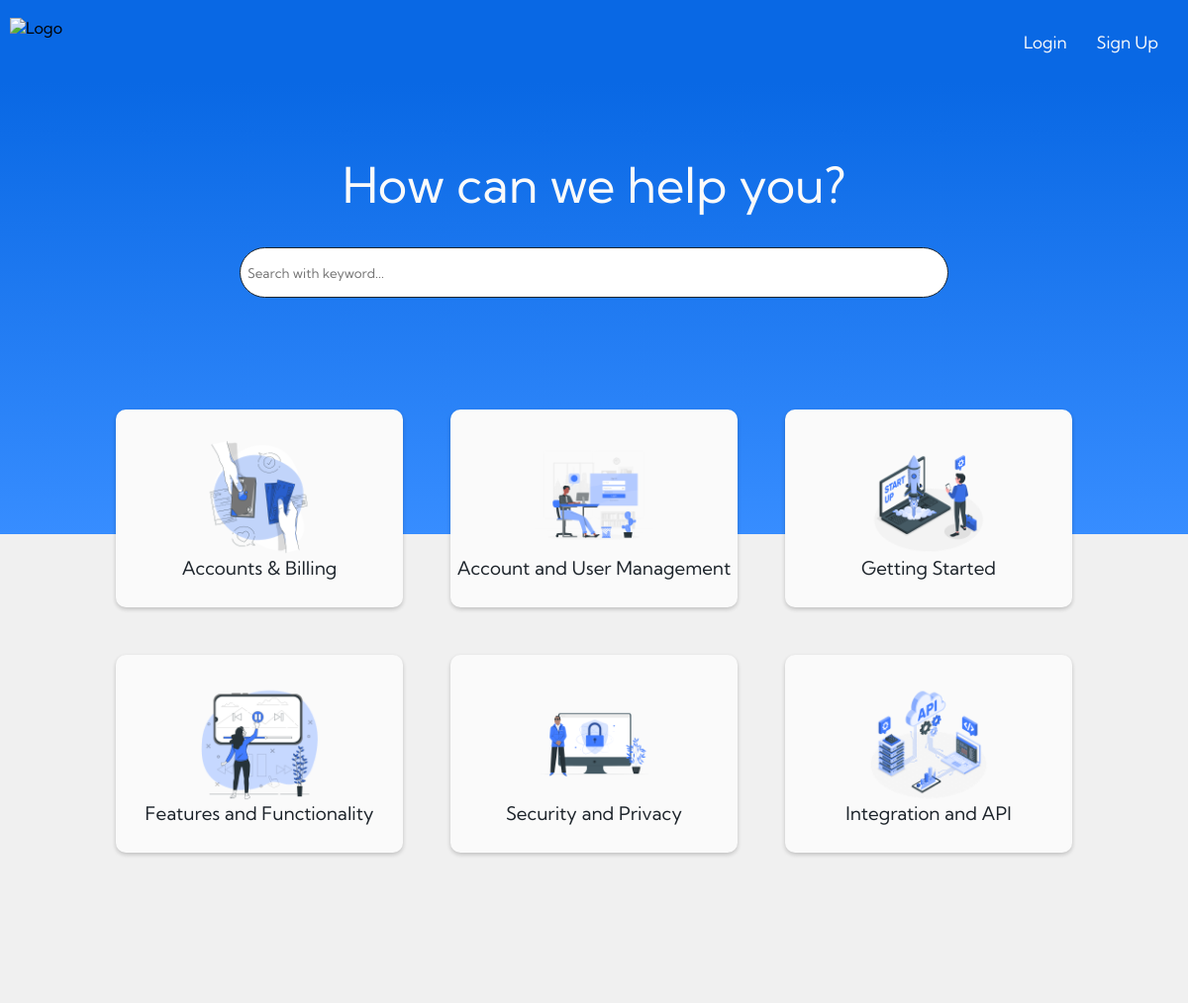
/help, run on the app's committed database.
### helpcenterapp/models.py (models this page shows, shortened)
class Category(models.Model):
    name = models.CharField(max_length=30)
    description = models.CharField(max_length=80)
    image = models.ImageField(upload_to="uploads/", null=True, blank=True)
    slug  = models.SlugField(max_length=100, unique=True)
    parent_category = models.ForeignKey('self', on_delete=models.CASCADE, blank=True, null=True, related_name='subcategories')

### helpcenterapp/views.py (the view)
# urls.py: path('help', views.HelpcenterView.as_view(), name="helpcenter"),
class HelpcenterView(View):
    def get(self, request):
        form = SearchForm()
        categories = Category.objects.filter(parent_category__isnull=True)
        return render(request, "helpcenterapp/helpcenter.html", {"form":form, "categories":categories})

### helpcenterapp/forms.py
class SearchForm(forms.Form):
    search_query = forms.CharField(max_length=100, required=False,widget=forms.TextInput(attrs={'class': "searchfield", 'placeholder': 'Search with keyword...'}))

### helpcenterapp/templates/helpcenterapp/helpcenter.html (shortened to what this page needs)
{% extends 'helpcenterapp/base.html' %}
{% load static %}
{% block css_url %}{% static 'helpcenterapp/helpcentermain.css' %}{% endblock css_url %}
{% block content %}
<section class="main_section">
    <div class="main_div">
        <h1>How can we help you?</h1>
        <form>
            {{form.search_query}}
        </form>
</section>
<section class="cards_section">
    <div class="cards_div">
        {% for category in categories %}
        <a class="anchor" href="{% url 'articles' slug=category.slug %}"><div class="card">
            <img src="{{ category.image.url }}">
           <h3>{{category.name}}</h3>
        </div></a>
        {% endfor %}
        </div></a>
</section>
{% endblock content %}

### helpcenterapp/templates/helpcenterapp/base.html (shortened to what this page needs)
{% load static %}
<!DOCTYPE html>
<html lang="en">
  <head>
    <link rel="stylesheet" href={% static 'helpcenterapp/nav.css' %}>
    <link rel="stylesheet" href="{% block css_url %}{% endblock %}">
    <link rel="stylesheet" href="https://cdnjs.cloudflare.com/ajax/libs/font-awesome/5.15.3/css/all.min.css">
  </head>
  <body>
    <nav>
        <div class="navbar">
            <img src={% static 'helpcenterapp/logo.png' %} alt="Logo" cass="logo">
            <div class="buttons">
            <a id="login_navbutton" href="">Login</a>
            <a id="signup_navbutton" href="">Sign Up</a>
            </div>
        </div>
      </nav>
    {% block content %}
    {% endblock content %}
  </body>
</html>

### helpcenterapp/static/helpcenterapp/nav.css (style rules this page uses)
* { margin: 0px; font-family: 'Kumbh Sans', sans-serif; }
.navbar { display: flex; justify-content: space-between; align-items: center; padding: 10px; margin: 0px; height: 4rem; }
.navbar img { height: 3rem; width: auto; margin-right: 10px; }
.navbar .buttons { display: flex; gap: 10px; }
.navbar a { color: #fafafa; padding-right: 20px; cursor: pointer; font-weight: 400; font-size: 17px; text-decoration: none; }

### helpcenterapp/static/helpcenterapp/helpcentermain.css (style rules this page uses)
* { margin: 0px; font-family: 'Kumbh Sans', sans-serif; }
.navbar { background-color:rgba(9,104,228,1); }
.main_div { padding-top: 3.5rem; background: linear-gradient(0deg, rgba(55,141,255,1) 0%, rgba(9,104,228,1) 100%); height: 400px; display: flex; flex-direction: column; align-items: center; }
.main_div h1 { font-size: 3.1rem; margin: 1rem; color: #fafafa; text-align: center; font-weight: 400; }
.searchfield { height: 2.2rem; width: 80vw; max-width: 700px; border: 1px solid #1d242b; border-radius: 30px; margin: 1rem; padding: 7px; }
.cards_section { display: flex; justify-content: center; background-color: #f0f0f0; padding-bottom: 8rem; }
.cards_div { margin-top: -150px; width: 90%; max-width: 1170px; height: auto; display: flex; flex-direction: row; flex-wrap: wrap; align-items: center; justify-content: center; }
.cards_section a { padding: 0px; text-decoration: none; }
.card { color: #1d242b; height: 200px; width: 290px; margin: 1.5rem; display: flex; flex-direction: column; justify-content: center; align-items: center; text-align: center; background-color: #fafafa; box-shadow: 0 2px 4px rgba(0, 0, 0, 0.2); border-radius: 10px; }
.card h3 { font-weight: 400; }
.card img { height: 60%; width: auto; }

### data on the page
Category: image (picture), name "Accounts & Billing"
Category: image (picture), name "Account and User Management"
Category: image (picture), name "Getting Started"
Category: image (picture), name "Features and Functionality"
Category: image (picture), name "Security and Privacy"
Category: image (picture), name "Integration and API"
